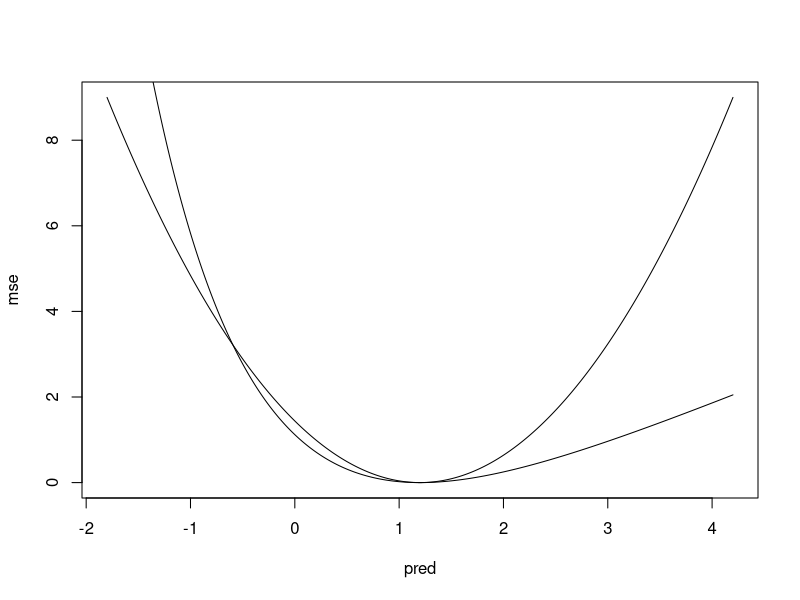

The R source for this figure:

# purpose is visualizing a loss function that can be alternative to MSE, 
# since we might care more about explaining the presence of a perturbation effect rather than be worried if we overshoot the effect

# try different values of true:
true = 1.2
pred = seq(true-3,true+3,.01)

mse = (pred - true)^2
x = pred - true
a = -sign(true)
linex = exp(a*x) - a*x - 1 


plot(pred, mse, type="l")
lines(pred, linex)
